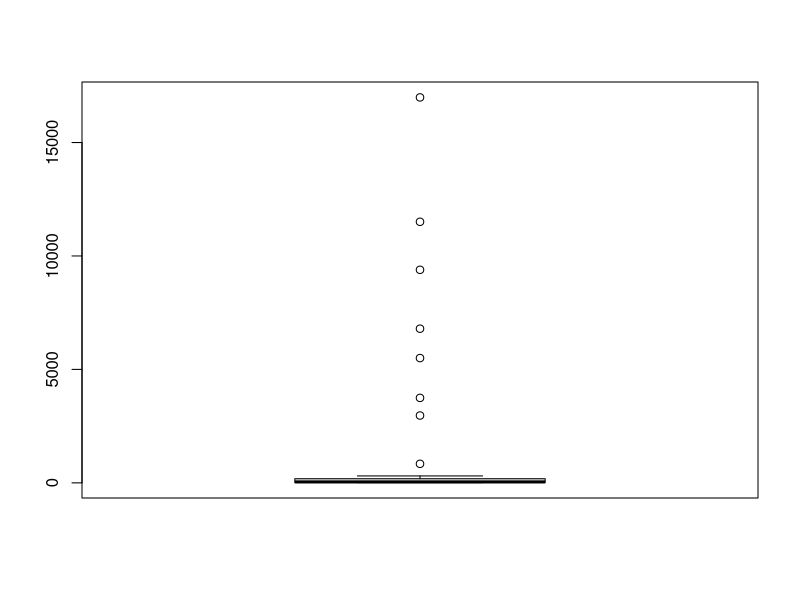
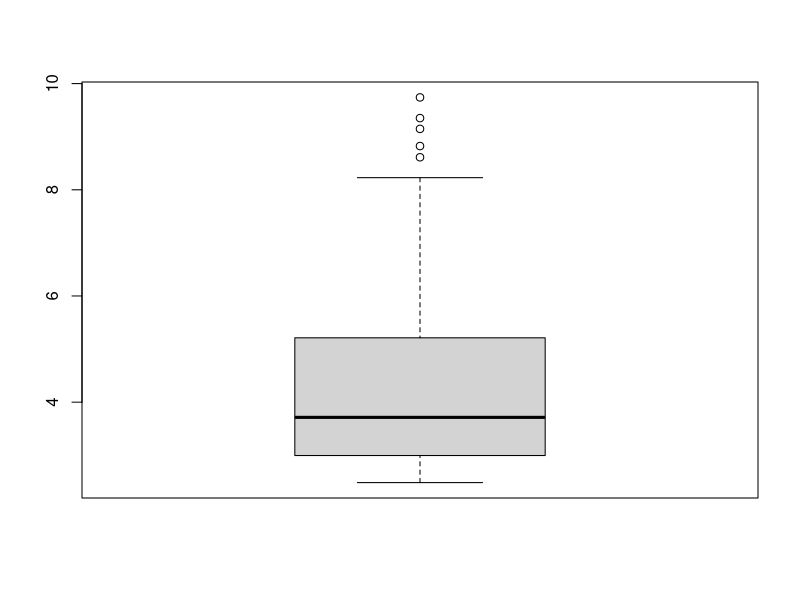
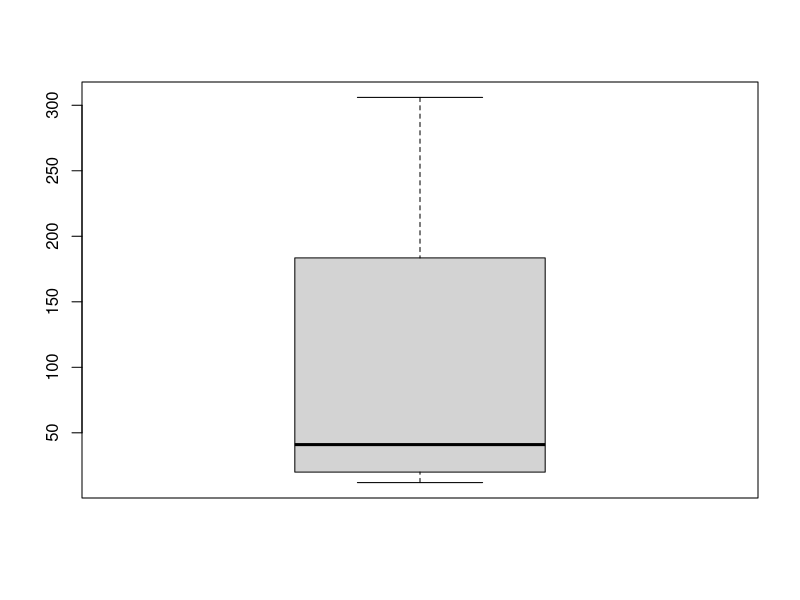

These figures' R source, in order:
#l <- l[!is.na(l)]

#2
boxplot(islands)
boxplot(log(islands))
boxplot(islands, outline = F)
out <- boxplot(islands, plot=F)$out

#d. Remove some of the outliers (and think of a possible reason for justifying this!) from 
#the data and compute the same measures as in part c. 
islands %in% out
isl <- islands[!islands %in% out]
out2 <- out[-order(out, decreasing = T)[8:8]] 
t <- out[out != 840]

#3
sort(table(Nile), decreasing = T)[1:4]